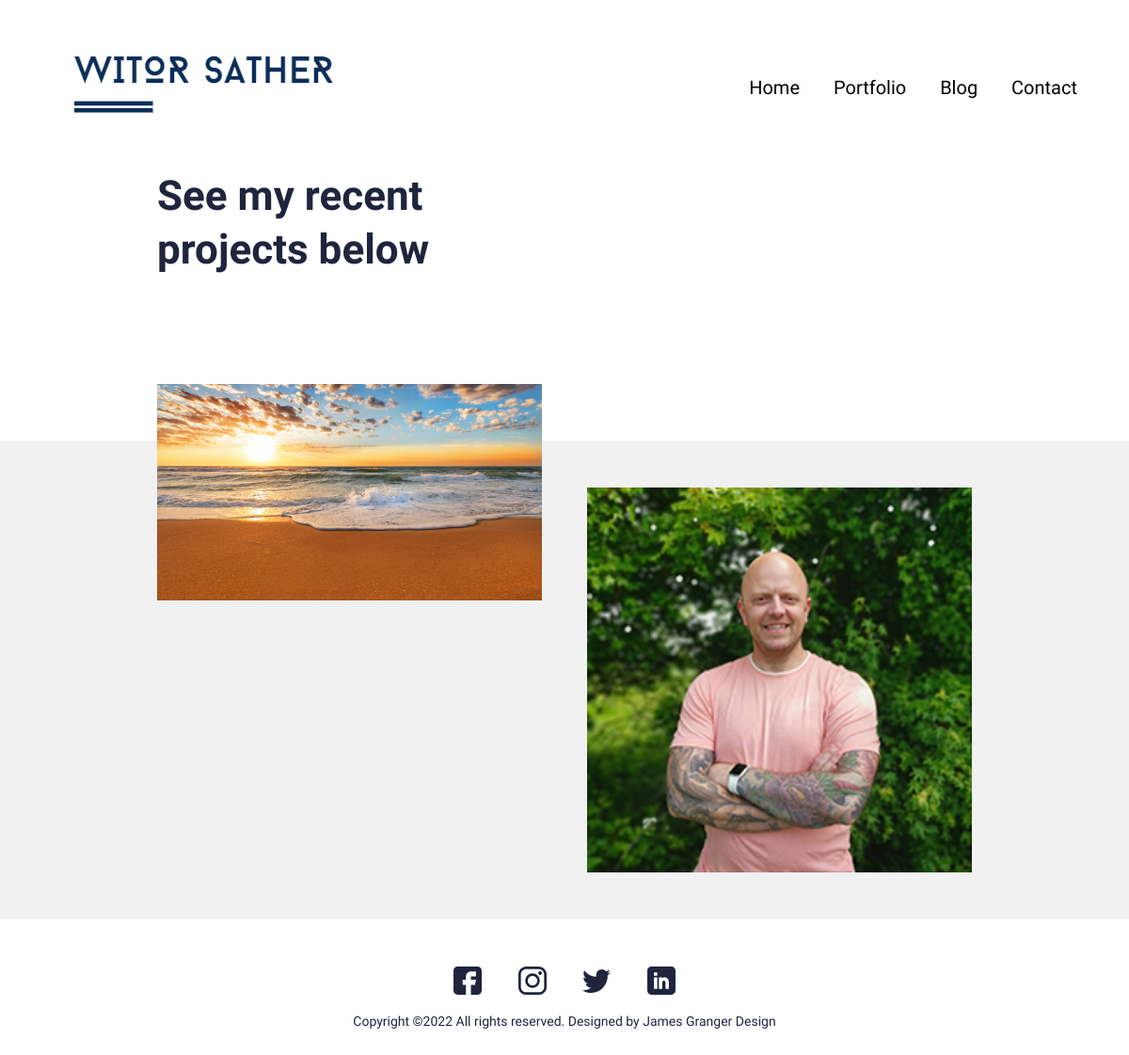
/portfolio/, run on an earlier commit of the app's database.
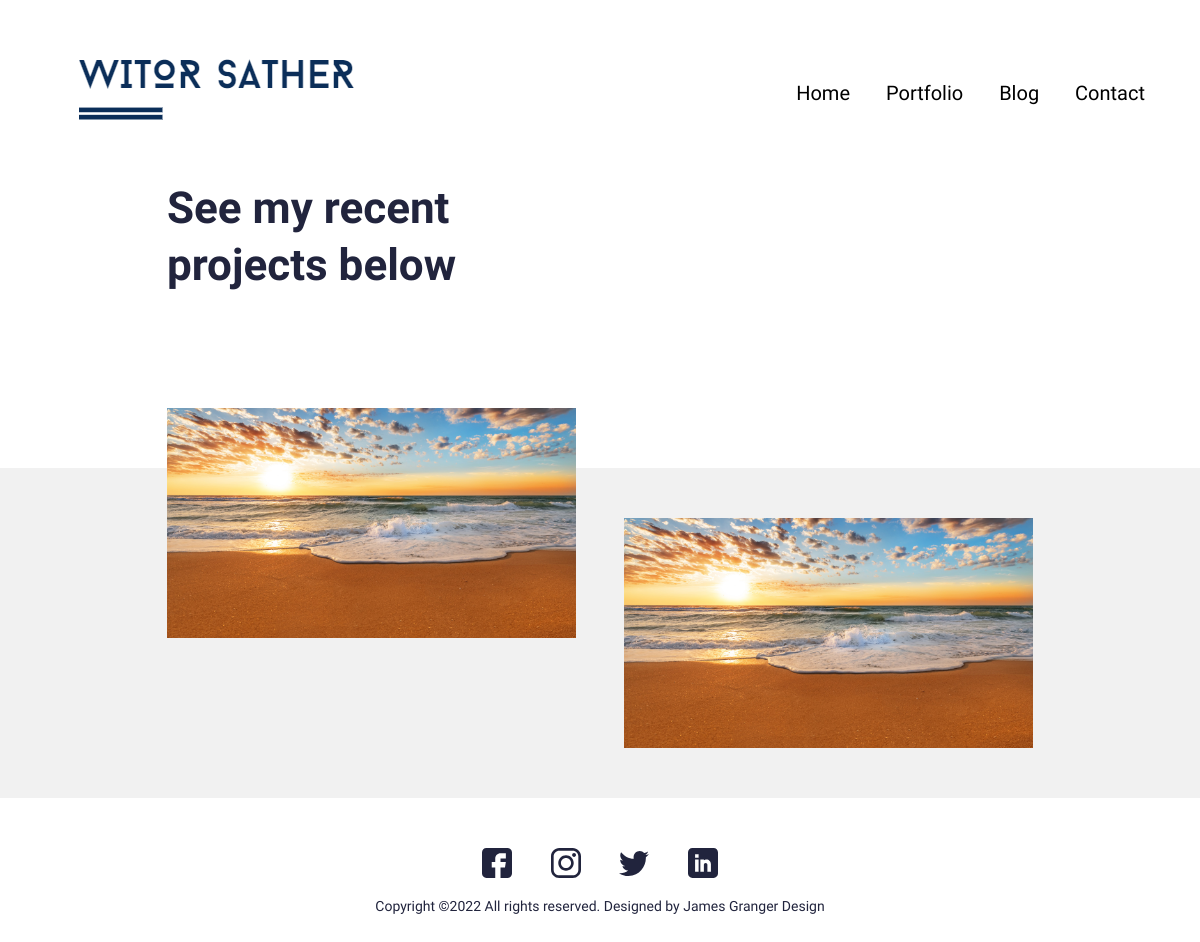
And on a later commit of the database.
### main/models.py (models this page shows, shortened)
class Portfolio(models.Model):
    class Meta:
        verbose_name_plural = 'Portfolio Profiles'
        verbose_name = 'Portfolio'
        ordering = ["name"]
    date = models.DateTimeField(blank=True, null=True)
    name = models.CharField(max_length=200, blank=True, null=True)
    description = models.CharField(max_length=500, blank=True, null=True)
    body = RichTextField(blank=True, null=True)
    image = models.ImageField(blank=True, null=True, upload_to="portfolio")
    slug = models.SlugField(null=True, blank=True)
    is_active = models.BooleanField(default=True)

### main/views.py (the view)
# urls.py: path('portfolio/', views.PortfolioView.as_view(), name="portfolio"),
class PortfolioView(generic.ListView):
    model = Portfolio
    template_name = "main/portfolio.html"
    paginate_by = 10
    def get_queryset(self):
        return super().get_queryset().filter(is_active=True)

### resume_demo/context_processors.py (called while the page is built)
def project_context(request):
    context = {
        'me': User.objects.first(),
    }
    return context

### main/templates/main/portfolio.html (shortened to what this page needs)
{% extends 'main/base.html' %}
{% load static %}
{% block content %}
<section>
  <div class="innerPageBannerCol">
    <div class="container">
      <div class="row g-4 g-md-3  align-items-center">
        <div class="col-md-6">
          <div class="bannerContent">
            <h1 class="xlTitle pb-md-3">See my recent projects below</h1>
          </div>
        </div>
      </div>
    </div>
  </div>
</section>
<section>
  <div class="lightBg">
    <div class="container">
      <div class="portfolioContentMain">
        <div class="row g-3 g-md-4 g-lg-5 portfolioRow">
          {% for obj in object_list %}
          <div class="col-md-6 pColMain">
            <div class="pCol">
              <a href="{% url 'main:portfolio' %}" >
                <img src="{{obj.image.url}}" alt="..." class="pImg">
              </a>
            </div>
          </div>
          {% endfor %}
        </div>
      </div>
    </div>
  </div>
</section>
{% endblock %}

### main/templates/main/base.html (shortened to what this page needs)
{% load static %}
<!doctype html>
<html lang="en">
  <head>
    <link href="{% static 'css/bootstrap.min.css' %}" rel="stylesheet">
    <link rel="stylesheet" href="https://unpkg.com/swiper@7.0.5/swiper-bundle.min.css">
    <link href="{% static 'css/style.css' %}" rel="stylesheet">
  </head>
  <body>
    {% include 'main/partials/nav.html' %}
    {% block content %}{% endblock %}
    {% include 'main/partials/footer.html' %}
  </body>
</html>

### main/templates/main/partials/nav.html (shortened to what this page needs)
{% load static %}
<header>
    <div class="headerCol">
        <div class="container-fluid">
        <div class="row align-items-center">
            <div class="col-auto">
            <div class="logoCol"><a href="{% url 'main:home' %}"><img src="{% static 'images/logo.png' %}" alt="..."></a></div>
            </div>
            <div class="col">
            <div class="navCollapseCol">
                <div class="navCol">
                <ul>
                    <li><a href="{% url 'main:home'%}">Home</a></li>
                    <li><a href="{% url 'main:portfolio' %}">Portfolio</a></li>
                    <li><a href="{% url 'main:blogs' %}">Blog</a></li>
                    <li><a href="{% url 'main:contact'%}">Contact</a></li>
                </ul>
                </div>
            </div>
            </div>
        </div>
        </div>
    </div>
</header>

### main/templates/main/partials/footer.html
{% load static %}
<footer>
    <div class="footerCol">
        <div class="container">
        <ul class="socialCol">
            <li><a href="javascript:void(0)"><img src="{% static 'images/fb.svg' %}" alt="..."></a></li>
            <li><a href="javascript:void(0)"><img src="{% static 'images/insta.svg' %}" alt="..."></a></li>
            <li><a href="javascript:void(0)"><img src="{% static 'images/twitter.svg' %}" alt="..."></a></li>
            <li><a href="javascript:void(0)"><img src="{% static 'images/linkedin.svg' %}" alt="..."></a></li>
        </ul>
        <div class="copyrightCol">
            <p>Copyright ©{% now 'Y' %} All rights reserved. Designed by <a href="https://jamesgrangerdesign.co.uk/" target="_blank">James Granger Design</a></p>
        </div>
        </div>
    </div>
    </footer>

### static/css/style.css (style rules this page uses)
:root { --primaryColor: #9C07B6; --primaryDarkColor: #3D0048; --primaryHoverColor: #900AA8; --secondaryColor: #F9B000; --baseColor: #21243D; --baseFont: 'Heebo', sans-serif; --titleFont: 'Courier Prime', monospace; --regular: 400; --medium: 500; --bold: 700; --black: 900; --lightBg: #F1F1F1; }
html { scroll-behavior: smooth; }
body { font-family: var(--baseFont); color: var(--baseColor); line-height: normal; }
ul { margin: 0; padding: 0; list-style-type: none; }
img { max-width: 100%; }
a { color: inherit; }
a, .btn { -webkit-transition: all 300ms ease-in-out 0s; -o-transition: all 300ms ease-in-out 0s; transition: all 300ms ease-in-out 0s; text-decoration: none; }
.lightBg { background-color: var(--lightBg); }
.xlTitle { font-size: 44px; line-height: 1.3; font-weight: var(--bold); font-family: var(--titleFont) }
.headerCol { background-color: var(--bs-white); padding: 18px 0; -webkit-transition: all 300ms ease-in-out 0s; -o-transition: all 300ms ease-in-out 0s; transition: all 300ms ease-in-out 0s; position: fixed; z-index: 99; left: 0; right: 0; top: 0; }
.navCol { text-align: right; }
.navCol a { font-size: 20px; color: #000; font-weight: var(--medium); display: inline-block; position: relative; }
.navCol a::before { content: ""; position: absolute; left: 50%; right: 50%; bottom: 0; height: 2px; border-radius: 2px; background-color: var(--primaryColor); -webkit-transition: all 500ms ease-in-out 0s; -o-transition: all 500ms ease-in-out 0s; transition: all 500ms ease-in-out 0s; opacity: 0; }
.navCol li { display: inline-block; }
.navCol li + li { padding-left: 32px; }
.footerCol { padding: 50px 0; text-align: center; }
.socialCol li { display: inline-block; }
.socialCol li + li { padding-left: 35px; }
.socialCol img { max-width: 30px; max-height: 30px; -o-object-fit: contain; object-fit: contain; }
.copyrightCol { padding: 20px 0 0; font-size: 14px; }
.copyrightCol p { margin: 0; }
.innerPageBannerCol { padding: 180px 0 150px; }
.portfolioContentMain { position: relative; z-index: 1; padding: 50px 0 ; }
.pCol { height: 100%; }
.pImg { width: 100%; }
.portfolioRow .pColMain:nth-child(2n-1) .pCol { margin-top: -110px; }
@media (min-width:992px) { .container, .container-lg, .container-md, .container-sm, .container-xl, .container-xxl { max-width: 890px; } }
@media (min-width:992px) { .headerCol .container-fluid { padding-left: 30px; padding-right: 30px; } }
@media (min-width:1200px) { .headerCol .container-fluid { padding-left: 55px; padding-right: 55px; } }

What changed in the data, as far as the page shows it:
changed Portfolio (number 2 of 2 on the later page): image: a different picture
